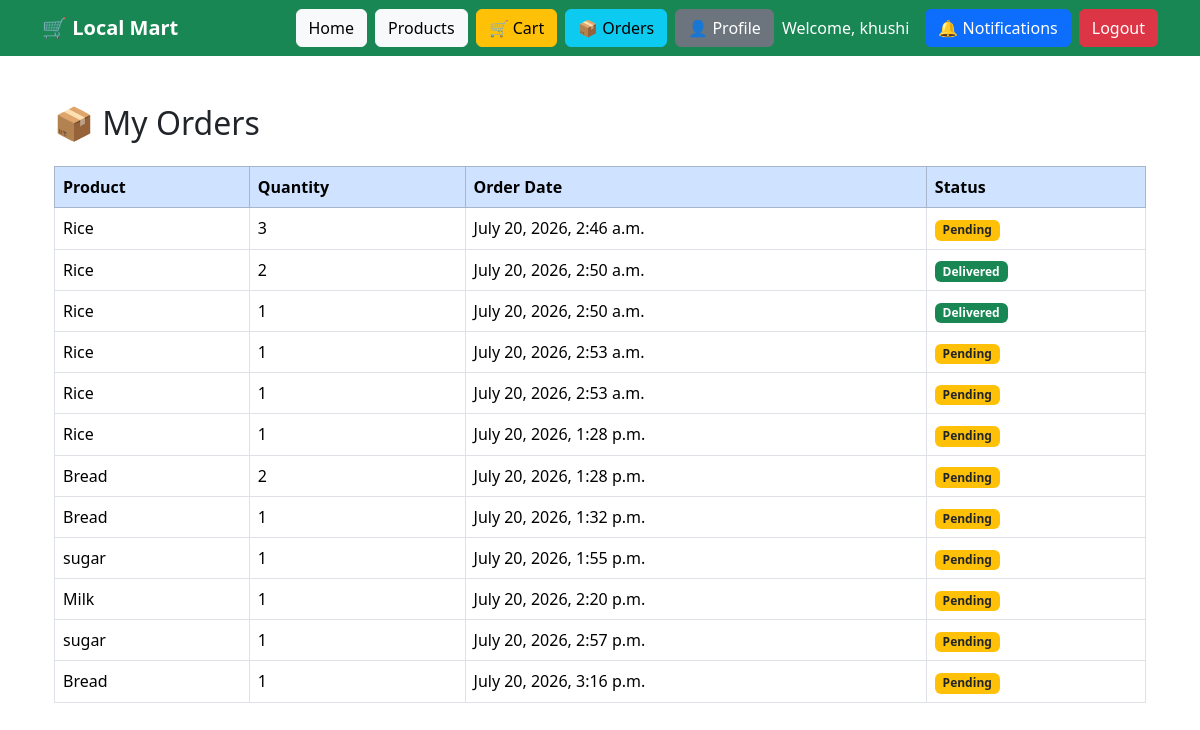
The page /orders/ (signed in) on the database its author committed.
### orders/models.py (models this page shows, shortened)
class Order(models.Model):
    user = models.ForeignKey(User, on_delete=models.CASCADE)
    product = models.ForeignKey(Product, on_delete=models.CASCADE)
    quantity = models.IntegerField(default=1)
    order_date = models.DateTimeField(default=datetime.now)
    status = models.CharField(max_length=50, default="Pending")

### products/models.py (models this page shows, shortened)
class Product(models.Model):
    name = models.CharField(max_length=100)
    category = models.CharField(max_length=100)
    price = models.FloatField()
    stock = models.IntegerField()
    description = models.TextField()
    image = models.ImageField(upload_to="products/", blank=True, null=True)

### orders/views.py (the view)
# urls.py: path("orders/", views.order_list, name="api_orders"),
@login_required
def order_list(request):
    orders = Order.objects.filter(user=request.user)
    return render(request, "orders/orders.html", {
        "orders": orders
    })

### templates/orders/orders.html (shortened to what this page needs)
{% extends 'base.html' %}
{% block content %}
<div class="container mt-5">
    <h2 class="mb-4">📦 My Orders</h2>
    {% if orders %}
    <table class="table table-bordered table-hover">
        <thead class="table-primary">
            <tr>
                <th>Product</th>
                <th>Quantity</th>
                <th>Order Date</th>
                <th>Status</th>
            </tr>
        </thead>
        <tbody>
        {% for order in orders %}
        <tr>
            <td>{{ order.product.name }}</td>
            <td>{{ order.quantity }}</td>
            <td>{{ order.order_date }}</td>
            <td>
                {% if order.status == "Pending" %}
                    <span class="badge bg-warning text-dark">Pending</span>
                {% elif order.status == "Delivered" %}
                    <span class="badge bg-success">Delivered</span>
                {% else %}
                    <span class="badge bg-secondary">
                        {{ order.status }}
                    </span>
                {% endif %}
            </td>
        </tr>
        {% endfor %}
        </tbody>
    </table>
    {% endif %}
</div>
{% endblock %}

### templates/base.html (shortened to what this page needs)
<!DOCTYPE html>
<html lang="en">
<head>
    <link href="https://cdn.jsdelivr.net/npm/bootstrap@5.3.3/dist/css/bootstrap.min.css" rel="stylesheet">
</head>
<body>
<nav class="navbar navbar-expand-lg navbar-dark bg-success">
    <div class="container">
        <a class="navbar-brand fw-bold" href="/">
            🛒 Local Mart
        </a>
        <div class="d-flex align-items-center">
            <a class="btn btn-light me-2" href="/">
                Home
            </a>
            {% if user.is_authenticated %}
                <a class="btn btn-light me-2" href="/products/">
                    Products
                </a>
                <a class="btn btn-warning me-2" href="/cart/">
                    🛒 Cart
                </a>
                <a class="btn btn-info me-2" href="/orders/">
                    📦 Orders
                </a>
                <a class="btn btn-secondary me-2" href="/accounts/profile/">
                    👤 Profile
                </a>
                <span class="text-white me-3">
                    Welcome, {{ user.username }}
                </span>
                <a class="btn btn-primary me-2" href="/orders/notifications/">
                    🔔 Notifications
                </a>
                <a class="btn btn-danger" href="/accounts/logout/">
                    Logout
                </a>
            {% endif %}
        </div>
    </div>
</nav>
<div class="container mt-4">
    {% block content %}
    {% endblock %}
</div>
</body>
</html>

### rows shown on the page
Order: product.name "Rice", quantity "3", order_date "July 20, 2026, 2:46 a.m.", status "Pending"
Order: product.name "Rice", quantity "2", order_date "July 20, 2026, 2:50 a.m.", status "Delivered"
Order: product.name "Rice", quantity "1", order_date "July 20, 2026, 2:50 a.m.", status "Delivered"
Order: product.name "Rice", quantity "1", order_date "July 20, 2026, 2:53 a.m.", status "Pending"
Order: product.name "Rice", quantity "1", order_date "July 20, 2026, 2:53 a.m.", status "Pending"
Order: product.name "Rice", quantity "1", order_date "July 20, 2026, 1:28 p.m.", status "Pending"
Order: product.name "Bread", quantity "2", order_date "July 20, 2026, 1:28 p.m.", status "Pending"
Order: product.name "Bread", quantity "1", order_date "July 20, 2026, 1:32 p.m.", status "Pending"
Order: product.name "sugar", quantity "1", order_date "July 20, 2026, 1:55 p.m.", status "Pending"
Order: product.name "Milk", quantity "1", order_date "July 20, 2026, 2:20 p.m.", status "Pending"
Order: product.name "sugar", quantity "1", order_date "July 20, 2026, 2:57 p.m.", status "Pending"
Order: product.name "Bread", quantity "1", order_date "July 20, 2026, 3:16 p.m.", status "Pending"

### other values the page prints
{{ user.username }} "khushi"
